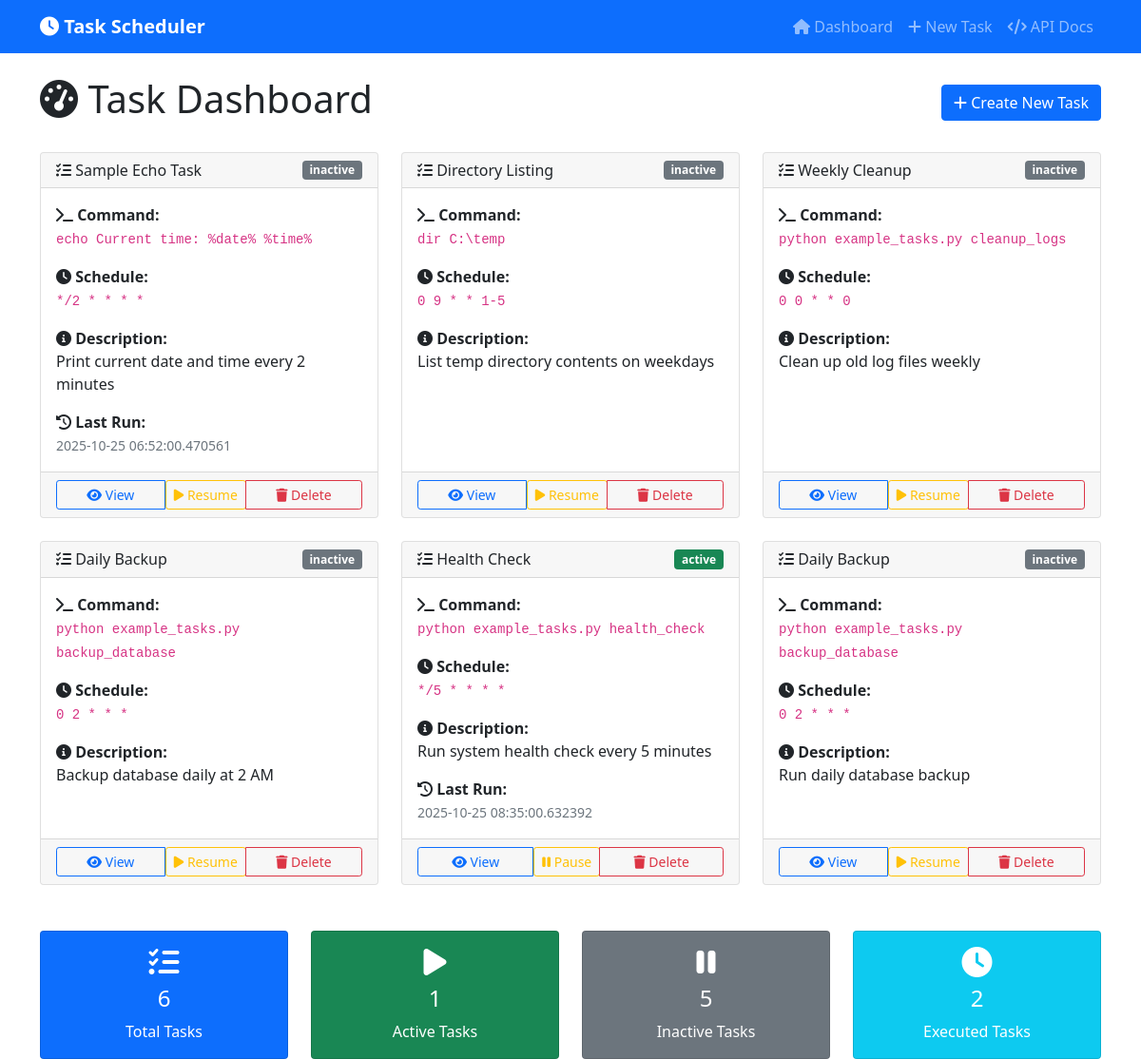
Before: / with the older database file.
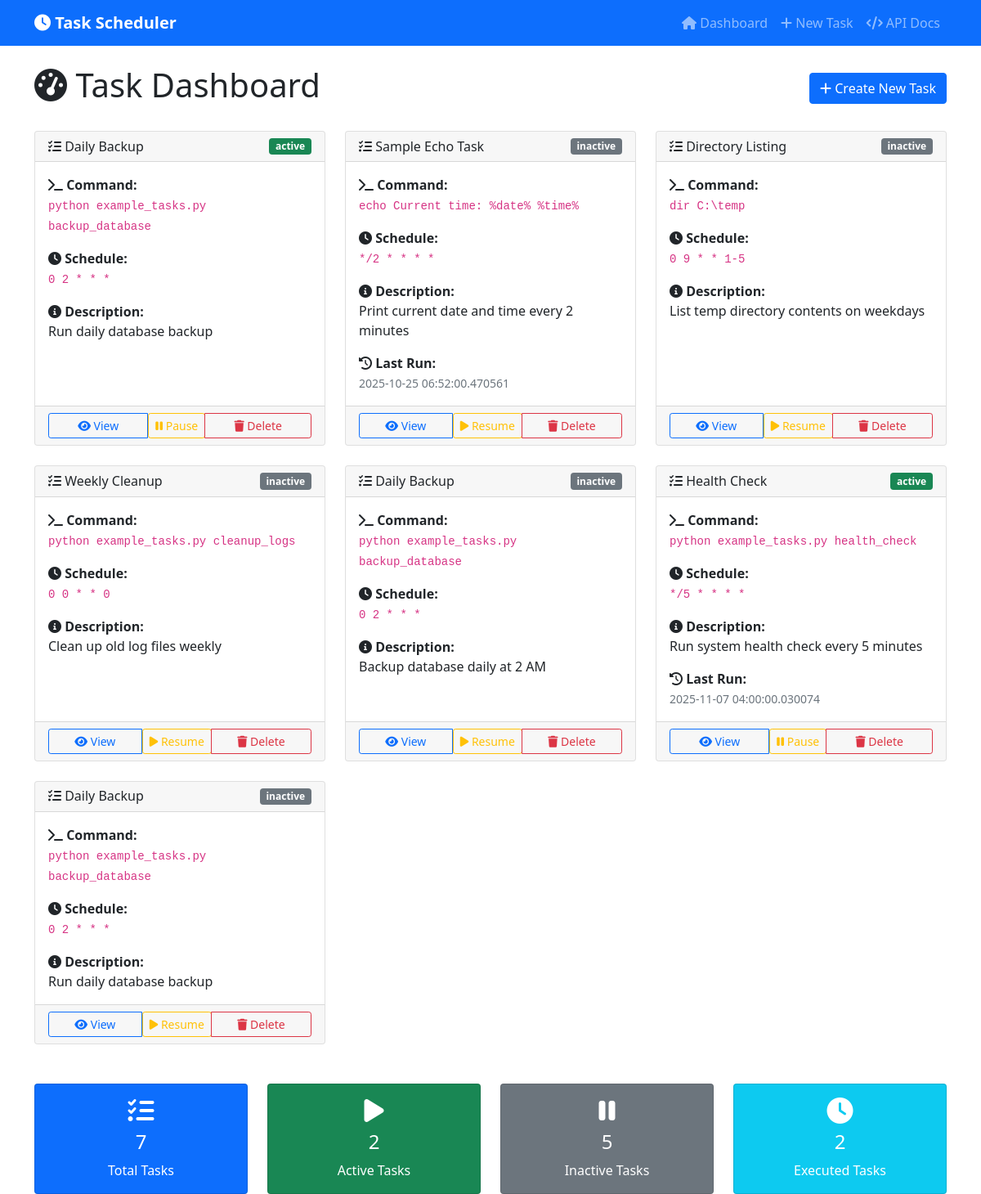
After: the same page with the newer database file.
### tables this page shows
CREATE TABLE tasks (
            id INTEGER PRIMARY KEY AUTOINCREMENT,
            task_name TEXT NOT NULL,
            command TEXT NOT NULL,
            schedule TEXT NOT NULL,
            description TEXT,
            status TEXT DEFAULT 'active',
            created_at TIMESTAMP DEFAULT CURRENT_TIMESTAMP,
            last_run TIMESTAMP,
            next_run TIMESTAMP
        );

### main.py (the view)
@app.get("/", response_class=HTMLResponse)
async def dashboard(request: Request):
    tasks = get_all_tasks()
    return templates.TemplateResponse("dashboard.html", {"request": request, "tasks": tasks})

### templates/dashboard.html (shortened to what this page needs)
{% extends "base.html" %}
{% block content %}
<div class="d-flex justify-content-between align-items-center mb-4">
    <h1><i class="fas fa-tachometer-alt"></i> Task Dashboard</h1>
    <a href="/create" class="btn btn-primary">
        <i class="fas fa-plus"></i> Create New Task
    </a>
</div>
{% if not tasks %}
<div class="text-center py-5">
    <i class="fas fa-calendar-times fa-4x text-muted mb-3"></i>
    <h3 class="text-muted">No tasks scheduled yet</h3>
    <p class="text-muted">Get started by creating your first scheduled task!</p>
    <a href="/create" class="btn btn-primary btn-lg">
        <i class="fas fa-plus"></i> Create Your First Task
    </a>
</div>
{% else %}
<div class="row">
    {% for task in tasks %}
    <div class="col-md-6 col-lg-4 mb-4">
        <div class="card task-card h-100">
            <div class="card-header d-flex justify-content-between align-items-center">
                <h6 class="mb-0">
                    <i class="fas fa-tasks"></i> {{ task.task_name }}
                </h6>
                <span class="badge {% if task.status == 'active' %}bg-success{% else %}bg-secondary{% endif %}">
                    {{ task.status }}
                </span>
            </div>
            <div class="card-body">
                <p class="card-text">
                    <strong><i class="fas fa-terminal"></i> Command:</strong><br>
                    <code class="small">{{ task.command }}</code>
                </p>
                <p class="card-text">
                    <strong><i class="fas fa-clock"></i> Schedule:</strong><br>
                    <code>{{ task.schedule }}</code>
                </p>
                {% if task.description %}
                <p class="card-text">
                    <strong><i class="fas fa-info-circle"></i> Description:</strong><br>
                    {{ task.description }}
                </p>
                {% endif %}
                {% if task.last_run %}
                <p class="card-text">
                    <strong><i class="fas fa-history"></i> Last Run:</strong><br>
                    <small class="text-muted">{{ task.last_run }}</small>
                </p>
                {% endif %}
            </div>
            <div class="card-footer">
                <div class="btn-group w-100" role="group">
                    <a href="/tasks/{{ task.id }}/view" class="btn btn-outline-primary btn-sm">
                        <i class="fas fa-eye"></i> View
                    </a>
                    <form method="post" action="/tasks/{{ task.id }}/toggle" class="d-inline">
                        <button type="submit" class="btn btn-outline-warning btn-sm">
                            <i class="fas fa-{% if task.status == 'active' %}pause{% else %}play{% endif %}"></i>
                            {% if task.status == 'active' %}Pause{% else %}Resume{% endif %}
                        </button>
                    </form>
                    <button type="button" class="btn btn-outline-danger btn-sm"
                            onclick="confirmDelete({{ task.id }}, '{{ task.task_name }}')">
                        <i class="fas fa-trash"></i> Delete
                    </button>
                </div>
            </div>
        </div>
    </div>
    {% endfor %}
</div>
<div class="row mt-4">
    <div class="col-md-3">
        <div class="card bg-primary text-white">
            <div class="card-body text-center">
                <i class="fas fa-tasks fa-2x mb-2"></i>
                <h4>{{ tasks|length }}</h4>
                <p class="mb-0">Total Tasks</p>
            </div>
        </div>
    </div>
    <div class="col-md-3">
        <div class="card bg-success text-white">
            <div class="card-body text-center">
                <i class="fas fa-play fa-2x mb-2"></i>
                <h4>{{ tasks|selectattr("status", "equalto", "active")|list|length }}</h4>
                <p class="mb-0">Active Tasks</p>
            </div>
        </div>
    </div>
    <div class="col-md-3">
        <div class="card bg-secondary text-white">
            <div class="card-body text-center">
                <i class="fas fa-pause fa-2x mb-2"></i>
                <h4>{{ tasks|selectattr("status", "equalto", "inactive")|list|length }}</h4>
                <p class="mb-0">Inactive Tasks</p>
            </div>
        </div>
    </div>
    <div class="col-md-3">
        <div class="card bg-info text-white">
            <div class="card-body text-center">
                <i class="fas fa-clock fa-2x mb-2"></i>
                <h4>{{ tasks|selectattr("last_run")|list|length }}</h4>
                <p class="mb-0">Executed Tasks</p>
            </div>
        </div>
    </div>
</div>
{% endif %}
{% endblock %}

### templates/base.html (shortened to what this page needs)
<!DOCTYPE html>
<html lang="en">
<head>
    <link href="https://cdn.jsdelivr.net/npm/bootstrap@5.1.3/dist/css/bootstrap.min.css" rel="stylesheet">
    <link href="https://cdnjs.cloudflare.com/ajax/libs/font-awesome/6.0.0/css/all.min.css" rel="stylesheet">
</head>
<body>
    <nav class="navbar navbar-expand-lg navbar-dark bg-primary">
        <div class="container">
            <a class="navbar-brand" href="/">
                <i class="fas fa-clock"></i> Task Scheduler
            </a>
            <div class="navbar-nav ms-auto">
                <a class="nav-link" href="/">
                    <i class="fas fa-home"></i> Dashboard
                </a>
                <a class="nav-link" href="/create">
                    <i class="fas fa-plus"></i> New Task
                </a>
                <a class="nav-link" href="/docs" target="_blank">
                    <i class="fas fa-code"></i> API Docs
                </a>
            </div>
        </div>
    </nav>
    <div class="container mt-4">
        {% block content %}{% endblock %}
    </div>
</body>
</html>

### templates/base.html (style rules this page uses)
.navbar-brand { font-weight: bold; }
.task-card { transition: transform 0.2s; }

Changed rows visible on the page:
added tasks: task_name "Daily Backup", status "active", command "python example_tasks.py backup_database", schedule "0 2 * * *", description "Run daily database backup", shows "Pause"
changed tasks "Health Check": last_run "2025-10-25 08:35:00.632392" → "2025-11-07 04:00:00.030074"
Other visible differences:
{{ tasks|length }}: "6" → "7"
{{ tasks|selectattr("status", "equalto", "active")|list|length }}: "1" → "2"
